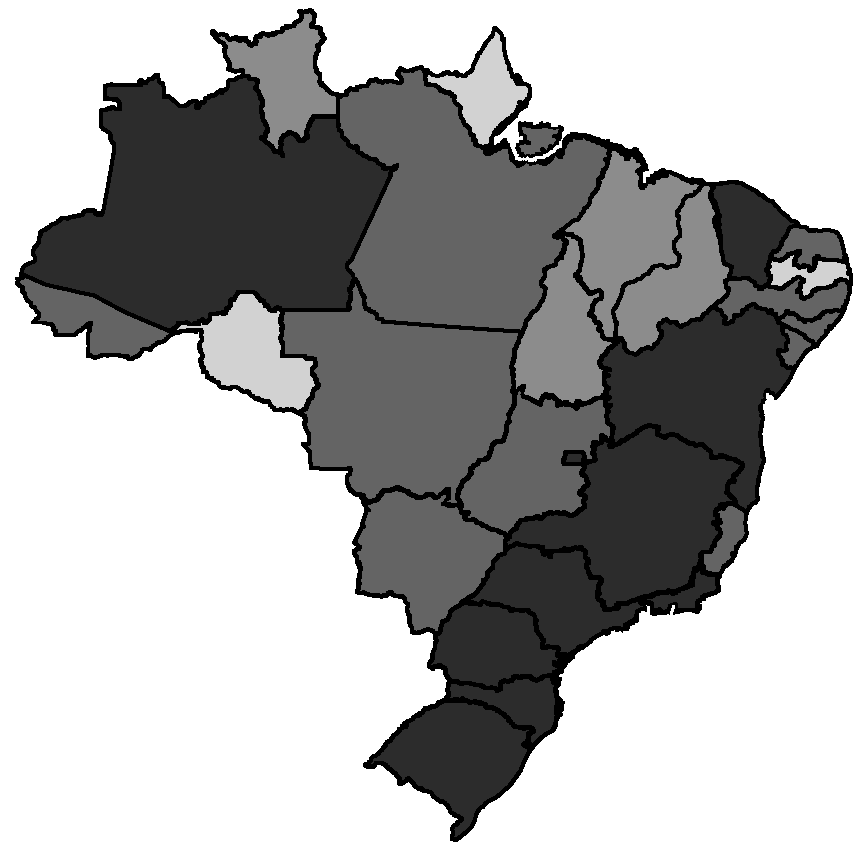
#> input picture pseudocorEqualizacao/letra-b/taxaPerCapitaRouboCarros.png, 864 x 848 px
$ python b.py
#> lines starting #> are read from the running program, lines starting #| are printed output that depends on the picture; after the words box and inside, x2 and y2 are one past the last pixel; in counts of white or black regions, pixels touching at a corner belong together; long printed decimals are rounded
import cv2
import numpy as np
import matplotlib.pyplot as plt

def destaca_regiao(taxa_roubo, imagem_mapa):
    # calculando o valor do pixel correspondente
    valor_pixel = int((taxa_roubo / 300.0) * 255)

    # criando uma máscara para o valor de fundo (branco)
    mascara_fundo = cv2.inRange(imagem_mapa, np.array([255, 255, 255]), np.array([255, 255, 255]))

    # criando uma máscara para as linhas de contorno (preto)
    mascara_contorno = cv2.inRange(imagem_mapa, np.array([0, 0, 0]), np.array([0, 0, 0]))

    # combinando as duas máscaras acima
    mascara_indesejada = cv2.bitwise_or(mascara_fundo, mascara_contorno)

    # invertendo a máscara indesejada para obter uma máscara das regiões de interesse
    mascara_rio = cv2.bitwise_not(mascara_indesejada)

    # convertendo a imagem colorida para uma imagem em escala de cinza
    imagem_cinza = cv2.cvtColor(imagem_mapa, cv2.COLOR_BGR2GRAY)

    # criando uma máscara onde a taxa de roubo é igual ao valor_pixel, e dentro das regiões de interesse
    mascara_taxa = cv2.inRange(imagem_cinza, valor_pixel - 5, valor_pixel + 5)
    mascara_final = cv2.bitwise_and(mascara_taxa, mascara_rio)

    # convertendo a imagem em escala de cinza para uma imagem colorida
    imagem_colorida = cv2.cvtColor(imagem_cinza, cv2.COLOR_GRAY2BGR)

    # destacando a região de interesse em vermelho
    imagem_colorida[np.where(mascara_final == 255)] = [0, 0, 255]

    # exibindo a imagem destacada usando Matplotlib
    plt.imshow(cv2.cvtColor(imagem_colorida, cv2.COLOR_BGR2RGB))
    plt.show()

def identifica_e_destaca(imagem_mapa):
    imagem_cinza = cv2.cvtColor(imagem_mapa, cv2.COLOR_BGR2GRAY)
    tons_unicos = np.unique(imagem_cinza)
    print(f'Tons únicos: {tons_unicos}')

    for ton in tons_unicos:
        if ton not in [0, 255]:  # ignorando os tons de contorno e fundo
            taxa_roubo = (ton / 255.0) * 300
            print(f'Destacando região para a taxa de roubo: {taxa_roubo}')
            destaca_regiao(taxa_roubo, imagem_mapa)

# carregando a imagem do mapa
imagem_mapa_color = cv2.imread('taxaPerCapitaRouboCarros.png')
#> imagem_mapa_color is the input picture: shape (848, 864, 3); min 0, max 255, mean 173.5

# identificando e destacando as regiões
identifica_e_destaca(imagem_mapa_color)
#> in identifica_e_destaca, `tons_unicos = np.unique(imagem_cinza)`: tons_unicos = [0, 44, 100, 140, 210, 255]
#| Tons únicos: [  0  44 100 140 210 255]
#> the loop in identifica_e_destaca, `for ton in tons_unicos:` made 6 passes
#> (ton, taxa_roubo, valor_pixel in destaca_regiao) on passes 2 to 5: (44, 51.76, 44), (100, 117.6, 100), (140, 164.7, 140), (210, 247.1, 210)
#> ton on pass 6: 255
#| Destacando região para a taxa de roubo: 51.765
#| Destacando região para a taxa de roubo: 117.647
#| Destacando região para a taxa de roubo: 164.706
#| Destacando região para a taxa de roubo: 247.059
#> pass 2, in destaca_regiao, `mascara_fundo = cv2.inRange(imagem_mapa, np.array([255, 255, 255]), np..`:
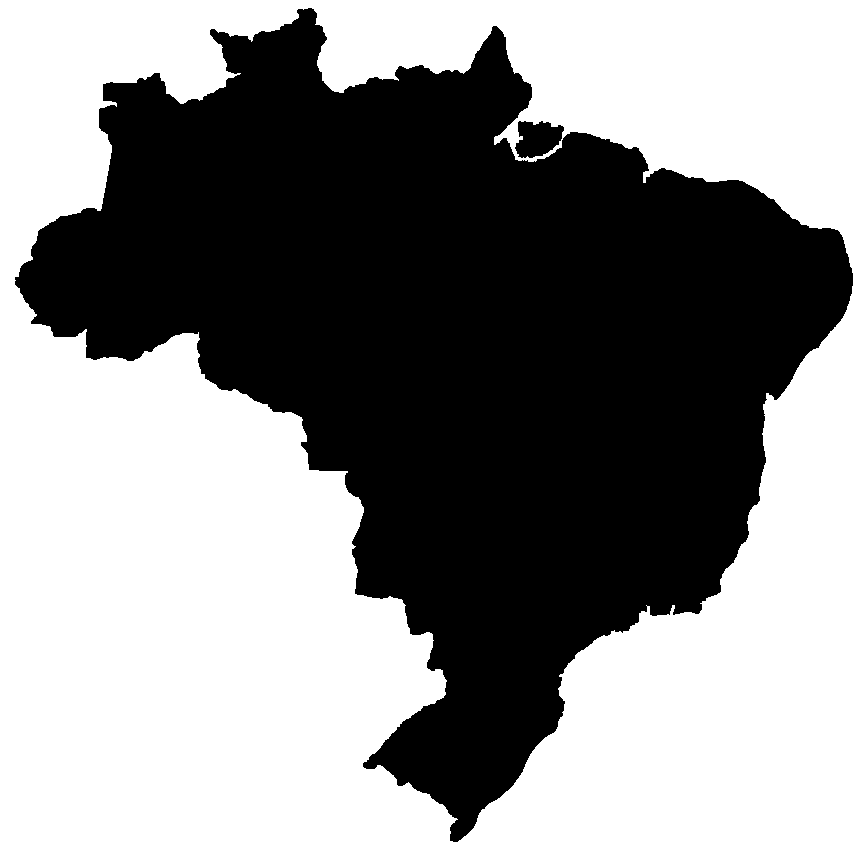
#> mascara_fundo: shape (848, 864); 55.1% white; 2 black regions, box (x1, y1, x2, y2) and area: (15, 8, 853, 842) 327627, (515, 121, 564, 158) 1315
#> pass 2, in destaca_regiao, `mascara_contorno = cv2.inRange(imagem_mapa, np.array([0, 0, 0]), np.ar..`:
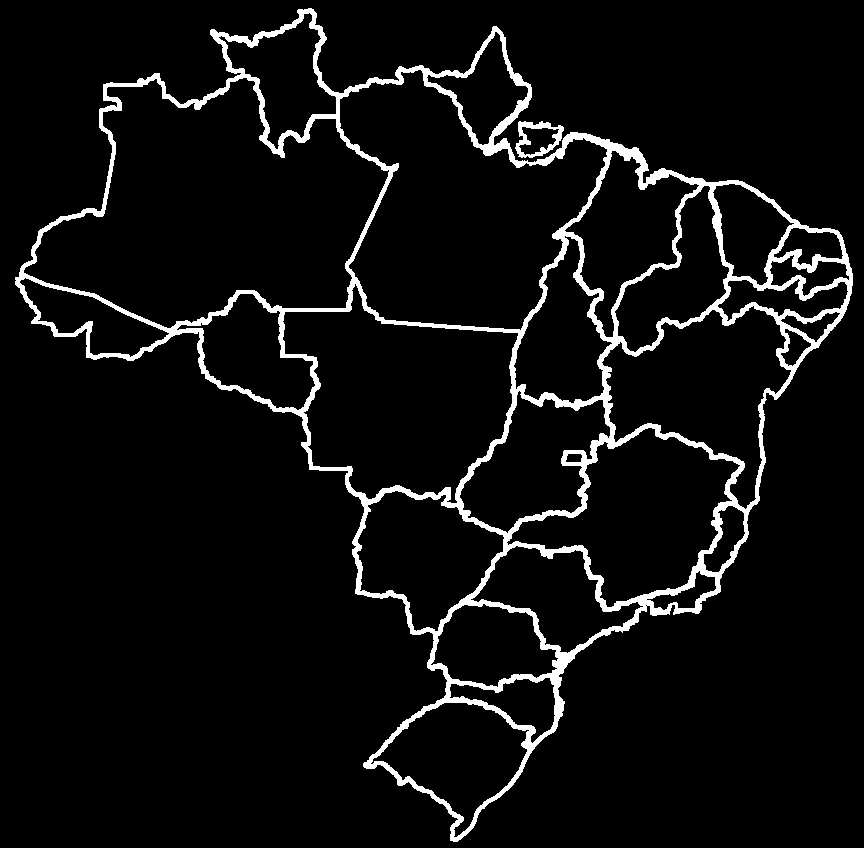
#> mascara_contorno: shape (848, 864); 5.8% white; 2 white regions, box (x1, y1, x2, y2) and area: (15, 8, 853, 842) 42147, (515, 121, 564, 158) 661
#> pass 2, in destaca_regiao, `mascara_indesejada = cv2.bitwise_or(mascara_fundo, mascara_contorno)`:
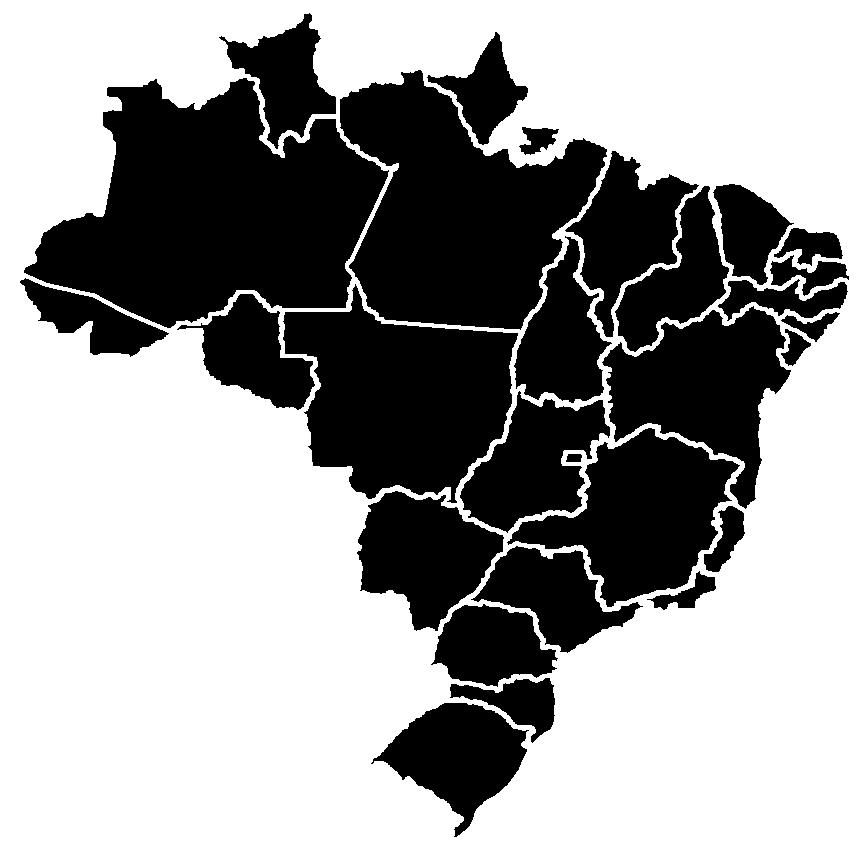
#> mascara_indesejada: shape (848, 864); 60.9% white; 28 black regions, largest, box (x1, y1, x2, y2) and area: (24, 78, 389, 328) 55143, (340, 70, 607, 330) 40890, (283, 284, 518, 503) 31803
#> pass 2, in destaca_regiao, `plt.show()`:
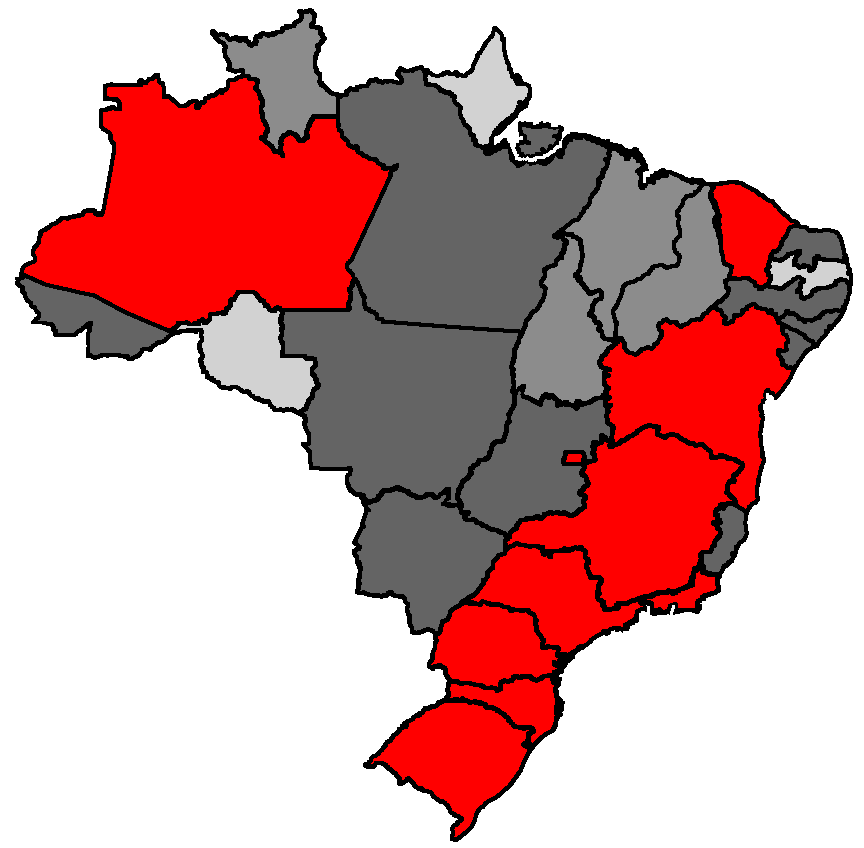
#> shown: shape (848, 864, 3); mean R, G, B 210.9, 165.8, 165.8
